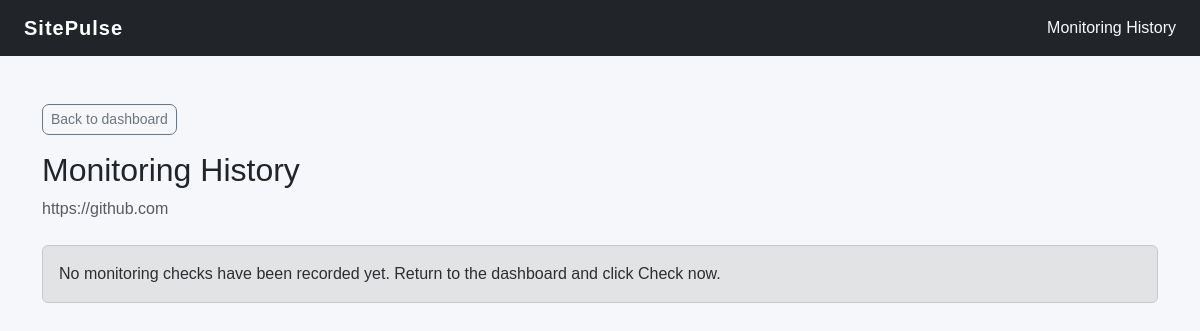
The page /history/1 on the database as committed earlier.
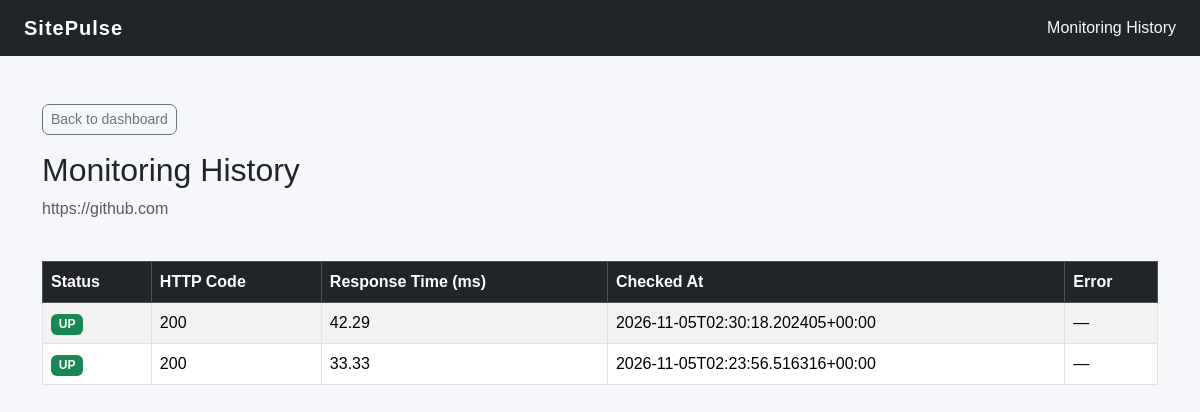
The same page on the database as committed later.
### tables this page shows
CREATE TABLE websites (
            id INTEGER PRIMARY KEY AUTOINCREMENT,
            url TEXT NOT NULL UNIQUE,
            created_at TIMESTAMP DEFAULT CURRENT_TIMESTAMP
        );

CREATE TABLE monitoring_history (
            id INTEGER PRIMARY KEY AUTOINCREMENT,
            website_id INTEGER NOT NULL,
            status TEXT NOT NULL,
            status_code INTEGER,
            response_time_ms REAL,
            error TEXT,
            checked_at TEXT NOT NULL,
            FOREIGN KEY (website_id) REFERENCES websites(id)
        );

### app/routes.py (the view)
@main.route("/history/<int:website_id>")
def history(website_id):
    websites = get_websites()
    website = next(
        (site for site in websites if site["id"] == website_id),
        None
    )
    if website is None:
        flash("Website not found.")
        return redirect(url_for("main.index"))
    records = get_monitoring_history(website_id)
    return render_template(
        "history.html",
        website=website,
        records=records
    )

### app/models.py (called while the page is built)
def get_connection():
    connection = sqlite3.connect(DATABASE)
    connection.row_factory = sqlite3.Row
    return connection

def get_websites():
    connection = get_connection()
    websites = connection.execute(
        "SELECT * FROM websites ORDER BY id DESC"
    ).fetchall()
    connection.close()
    return [dict(website) for website in websites]

def get_monitoring_history(website_id):
    connection = get_connection()
    history = connection.execute("""
        SELECT * FROM monitoring_history
        WHERE website_id = ?
        ORDER BY id DESC
    """, (website_id,)).fetchall()
    connection.close()
    return [dict(record) for record in history]

### templates/history.html (shortened to what this page needs)
<!DOCTYPE html>
<html lang="en">
<head>
    <link href="https://cdn.jsdelivr.net/npm/bootstrap@5.3.3/dist/css/bootstrap.min.css" rel="stylesheet">
    <link rel="stylesheet" href="{{ url_for('static', filename='css/style.css') }}">
</head>
<body>
    <nav class="navbar navbar-dark bg-dark px-4">
        <a class="navbar-brand fw-bold" href="{{ url_for('main.index') }}">SitePulse</a>
        <span class="text-light">Monitoring History</span>
    </nav>
    <main class="container py-5">
        <a href="{{ url_for('main.index') }}" class="btn btn-outline-secondary btn-sm mb-3">
            Back to dashboard
        </a>
        <h2>Monitoring History</h2>
        <p class="text-muted text-break">{{ website.url }}</p>
        {% if records %}
            <div class="table-responsive">
                <table class="table table-striped table-bordered mt-4">
                    <thead class="table-dark">
                        <tr>
                            <th>Status</th>
                            <th>HTTP Code</th>
                            <th>Response Time (ms)</th>
                            <th>Checked At</th>
                            <th>Error</th>
                        </tr>
                    </thead>
                    <tbody>
                        {% for record in records %}
                            <tr>
                                <td>
                                    <span class="badge {{ 'bg-success' if record.status == 'UP' else 'bg-danger' }}">
                                        {{ record.status }}
                                    </span>
                                </td>
                                <td>{{ record.status_code or '—' }}</td>
                                <td>{{ record.response_time_ms if record.response_time_ms is not none else '—' }}</td>
                                <td>{{ record.checked_at }}</td>
                                <td>{{ record.error or '—' }}</td>
                            </tr>
                        {% endfor %}
                    </tbody>
                </table>
            </div>
        {% else %}
            <div class="alert alert-secondary mt-4">
                No monitoring checks have been recorded yet. Return to the dashboard and click Check now.
            </div>
        {% endif %}
    </main>
</body>
</html>

### static/css/style.css (style rules this page uses)
body { background-color: #f5f7fb; color: #212529; font-family: Arial, sans-serif; }
.navbar-brand { letter-spacing: 1px; }
.btn { border-radius: 7px; }

Rows that differ between the two databases and show on the page:
added monitoring_history: status "UP", status_code "200", response_time_ms "42.29", checked_at "2026-11-05T02:30:18.202405+00:00", error "—"
added monitoring_history: status "UP", status_code "200", response_time_ms "33.33", checked_at "2026-11-05T02:23:56.516316+00:00", error "—"
Other text that changed with them:
text no longer shown: "No monitoring checks have been recorded yet. Return to the dashboard and click Check now."
text now shown: "Status HTTP Code Response Time (ms) Checked At Error"
